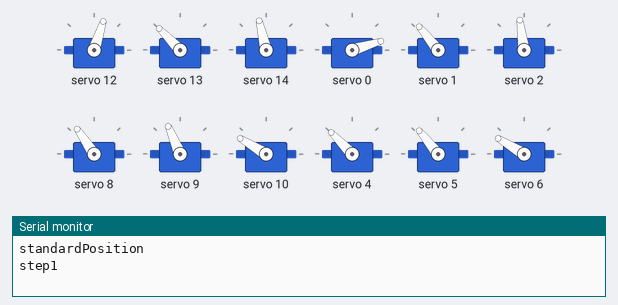
A sketch run on a simulated Arduino Uno, built with avr-gcc and run on an emulated ATmega328P. On the bench: 12 × servo, the last lines printed to the serial monitor.

Above: at 0.55 s.
At 1.55 s:
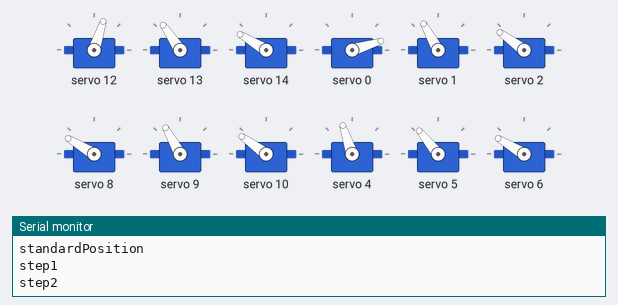
At 2.55 s:
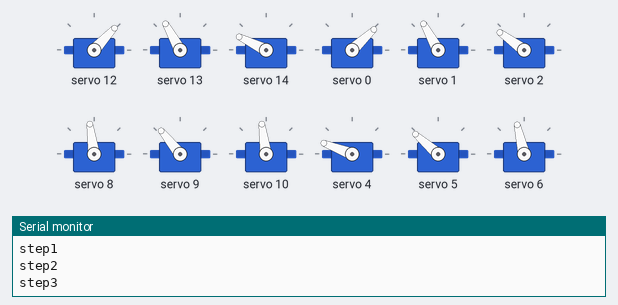
At 3.55 s:
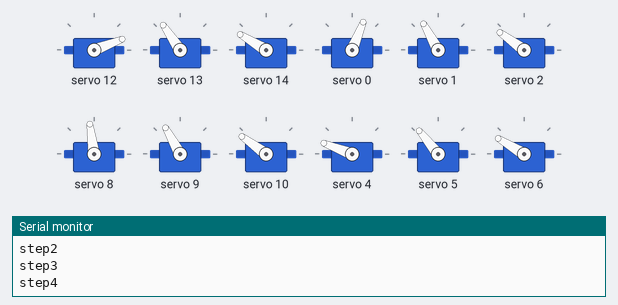
At 4.6 s:
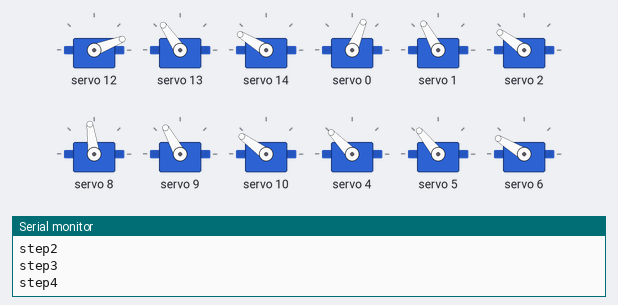
Timing chart, 0 to 5.9 s (numbered marks = the images above):
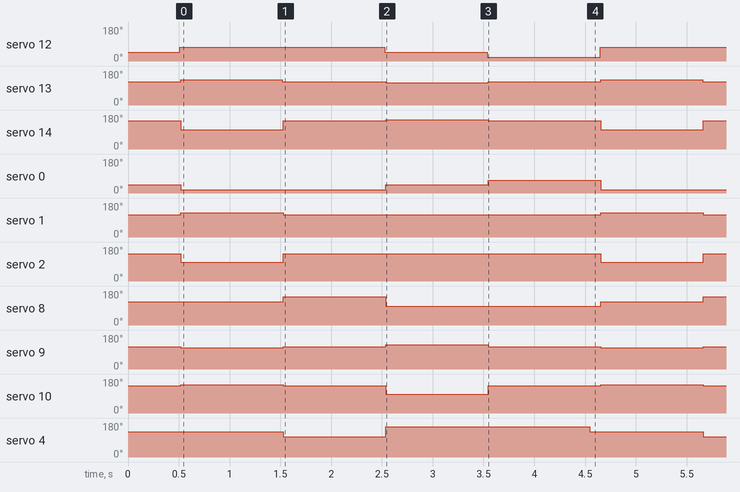

The sketch:

main.ino
```cpp
#include <Wire.h>
#include <Adafruit_PWMServoDriver.h>

Adafruit_PWMServoDriver pwm = Adafruit_PWMServoDriver(0x40);


const int ECHO_PIN_RIGHT = 2;
const int TRIG_PIN_RIGHT = 3;
const int ECHO_PIN_LEFT = 4;
const int TRIG_PIN_LEFT = 5;

const int SERVO_1 = 1;
const int SERVO_2 = 2;
const int SERVO_3 = 3;

typedef struct {
  int pin;
  int error;
  int number;
} servoSetting;

typedef struct {
  servoSetting servo1;
  servoSetting servo2;
  servoSetting servo3;
} legSetting;

typedef struct {
  int servo1;
  int servo2;
  int servo3;
} legAngle;

const legSetting FOWARD_RIGHT_LEG = {
  // pin番号, 誤差
  { 12, 0, SERVO_1},
  { 13, 5, SERVO_2},
  { 14, 0, SERVO_3}
};

const legSetting FOWARD_LEFT_LEG = {
  { 8, -5, SERVO_1},
  { 9, 0, SERVO_2},
  { 10, -5, SERVO_3}
};
const legSetting BACK_RIGHT_LEG = {
  { 4, 5, SERVO_1},
  { 5, 10, SERVO_2},
  { 6, 0, SERVO_3}
};
const legSetting BACK_LEFT_LEG = {
  { 0, -4, SERVO_1},
  { 1, 0, SERVO_2},
  { 2, -5, SERVO_3}
};

int ADJUSTMENT_SERVO_1_ANGLE;
legAngle STANDARD_LEG_ANGLE;

enum ActionType {
 GOAL_KEEPING,
 STAIRS_CLIMBING,
 PERFORMANCE,
 TEST
};

const ActionType SELECT_ACTION = STAIRS_CLIMBING;

void setup() {
  pinMode(ECHO_PIN_RIGHT, INPUT);
  pinMode(TRIG_PIN_RIGHT, OUTPUT);
  pinMode(ECHO_PIN_LEFT, INPUT);
  pinMode(TRIG_PIN_LEFT, OUTPUT);
  pwm.begin();
  pwm.setPWMFreq(50);
  Serial.begin(9600);

  setInitialPosition(SELECT_ACTION);
  standardPosition();
  delay(500);
}

void loop() {
 switch(SELECT_ACTION) {
  case STAIRS_CLIMBING:
    runStairsClimbing();
    break;
  case GOAL_KEEPING:
    runGoalKeeping();
    break;
  case PERFORMANCE:
    runPerformance();
    break;
  case TEST:
    runtest();
  default:
    break;
 }
}


void standardPosition(){
  Serial.println("standardPosition");
  setLegAngle(FOWARD_RIGHT_LEG, {0, 0, 0});
  setLegAngle(BACK_LEFT_LEG, {0, 0, 0});
  setLegAngle(FOWARD_LEFT_LEG, {0, 0, 0});
  setLegAngle(BACK_RIGHT_LEG, {0, 0, 0});
}

void runtest() {
  setInitialPosition(SELECT_ACTION);

  standardPosition();

  // testOneServoAngle();
}

void testOneLegAngle(){
  setLegAngle(FOWARD_RIGHT_LEG, {0, 0, 0});
  delay(1000);

  setLegAngle(FOWARD_RIGHT_LEG, {30, -20, -20});
  delay(1000);
}

void testOneServoAngle(){
  setServo2Angle(0);
  setServo3Angle(0);
  delay(1000);

  setServo2Angle(30);
  setServo3Angle(-30);
  delay(1000);
}

void setInitialPosition(ActionType initial_position) {
  switch(initial_position) {
  case STAIRS_CLIMBING:
    STANDARD_LEG_ANGLE = {90, 120, 150};
    ADJUSTMENT_SERVO_1_ANGLE = 40;
    break;
  case GOAL_KEEPING:
  case PERFORMANCE:
    STANDARD_LEG_ANGLE = {90, 150, 90};
    ADJUSTMENT_SERVO_1_ANGLE = 0;
    break;
  case TEST:
    STANDARD_LEG_ANGLE = {90, 150, 90};
    ADJUSTMENT_SERVO_1_ANGLE = 0;
    break;
  default:
    break;
  }
}


void setLegAngle(const legSetting& one_leg, const legAngle& leg_angle) {
  setServoAngle(one_leg.servo1, leg_angle.servo1);
  setServoAngle(one_leg.servo2, leg_angle.servo2);
  setServoAngle(one_leg.servo3, leg_angle.servo3);
}

void setServo1Angle(const int set_angle){
  setServoAngle(FOWARD_RIGHT_LEG.servo1, set_angle);
  setServoAngle(FOWARD_LEFT_LEG.servo1, set_angle);
  setServoAngle(BACK_RIGHT_LEG.servo1, set_angle);
  setServoAngle(BACK_LEFT_LEG.servo1, set_angle);
}

void setServo2Angle(const int set_angle){
  setServoAngle(FOWARD_RIGHT_LEG.servo2, set_angle);
  setServoAngle(FOWARD_LEFT_LEG.servo2, set_angle);
  setServoAngle(BACK_RIGHT_LEG.servo2, set_angle);
  setServoAngle(BACK_LEFT_LEG.servo2, set_angle);
}

void setServo3Angle(const int set_angle){
  setServoAngle(FOWARD_RIGHT_LEG.servo3, set_angle);
  setServoAngle(FOWARD_LEFT_LEG.servo3, set_angle);
  setServoAngle(BACK_RIGHT_LEG.servo3, set_angle);
  setServoAngle(BACK_LEFT_LEG.servo3, set_angle);
}

void setServoAngle(const servoSetting& one_servo, int set_angle) {
  int adjusted_angle;

  if (one_servo.number == SERVO_1){
    adjusted_angle = getAdjustServo_1Angle(one_servo, set_angle) + one_servo.error;
  } else if (one_servo.number == SERVO_2){
    adjusted_angle = STANDARD_LEG_ANGLE.servo2 - set_angle + one_servo.error;
  } else if (one_servo.number == SERVO_3){
    adjusted_angle = STANDARD_LEG_ANGLE.servo3 + set_angle + one_servo.error;
  } else {
    Serial.print("Not define servo number");
    delay(100);
    exit(1);
  }

  checkAngleRange(one_servo, adjusted_angle);

  writeServo(one_servo, adjusted_angle);
}

int getAdjustServo_1Angle(const servoSetting& one_servo, int set_angle){
  int adjust_angle;

  if (FOWARD_RIGHT_LEG.servo1.pin == one_servo.pin){
    adjust_angle = set_angle - ADJUSTMENT_SERVO_1_ANGLE;
  } else if(FOWARD_LEFT_LEG.servo1.pin == one_servo.pin){
    adjust_angle = -set_angle + ADJUSTMENT_SERVO_1_ANGLE;
  } else if(BACK_RIGHT_LEG.servo1.pin == one_servo.pin){
    adjust_angle = set_angle + ADJUSTMENT_SERVO_1_ANGLE;
  } else if(BACK_LEFT_LEG.servo1.pin == one_servo.pin){
    adjust_angle = -set_angle - ADJUSTMENT_SERVO_1_ANGLE;
  }

  return adjust_angle + STANDARD_LEG_ANGLE.servo1;
}

void checkAngleRange(const servoSetting& one_servo, const int adjusted_angle) {
  const int MIN_ANGLE = 10;
  const int MAX_ANGLE = 170;

  if (adjusted_angle < MIN_ANGLE || MAX_ANGLE < adjusted_angle){
    Serial.print("pin number : ");
    Serial.println(one_servo.pin);
    Serial.print("servo number : ");
    Serial.println(one_servo.number);
    Serial.print("adjusted angle is out of range : ");
    Serial.println(adjusted_angle);
    delay(100);
    exit(1);
  }
}

void writeServo(const servoSetting& one_servo, const int angle){
  const int SERVO_MIN = 500;
  const int SERVO_MAX = 2400;

  int wirte_angle = map(angle, 0, 180, SERVO_MIN, SERVO_MAX);
  pwm.writeMicroseconds(one_servo.pin, wirte_angle);
}
```

GoalKeeping.ino
```cpp
double distanceFromSensor(int echo_pin, int trig_pin);
double durationToCm(double duration);
void displayDistance(double distance_from_sensor);

void runGoalKeeping() {

  const int EXPECT_DISTANCE = 20; //the expect distance
  const legAngle DEFENT_LEG_ANGLE = {0, 30, 0};

  double distance_from_right_sensor = distanceFromSensor(ECHO_PIN_RIGHT, TRIG_PIN_RIGHT);
  double distance_from_left_sensor = distanceFromSensor(ECHO_PIN_LEFT, TRIG_PIN_LEFT);


  if (distance_from_left_sensor > EXPECT_DISTANCE && distance_from_right_sensor < EXPECT_DISTANCE) {
    setLegAngle(FOWARD_RIGHT_LEG, DEFENT_LEG_ANGLE);
    Serial.println("right");
  } else if (distance_from_left_sensor < EXPECT_DISTANCE && distance_from_right_sensor > EXPECT_DISTANCE) {
    setLegAngle(BACK_LEFT_LEG, DEFENT_LEG_ANGLE);
    Serial.println("left");
  } else {
    Serial.println("strike");
  }
}

double distanceFromSensor(int echo_pin, int trig_pin) {
  digitalWrite(trig_pin, LOW);
  delayMicroseconds(2);
  digitalWrite(trig_pin, HIGH);  //超音波を出力
  delayMicroseconds(10);
  digitalWrite(trig_pin, LOW);
  double duration = pulseIn(echo_pin, HIGH); //タイムアウト時は0を返す．

  double distance_from_sensor = durationToCm(duration);
  displayDistance(distance_from_sensor);

  return distance_from_sensor;
}

// TODO 要動作確認
double durationToCm(double duration) {
  double half_duration = duration / 2;                 // 往復距離を半分にする
  const int SOUND_SPEED = 340; // 音速を340m/sに設定
  const int M_TO_CM = 100;
  const int SECONDS_TO_MICROSECONDS = 1000000;

  double distance_in_cm = (half_duration / SECONDS_TO_MICROSECONDS) * double(SOUND_SPEED * M_TO_CM);
  return distance_in_cm;
}

void displayDistance(double distance_from_sensor){
  Serial.print("distance:");
  Serial.print(distance_from_sensor);
  Serial.println(" cm");
}
```

Perfomance.ino
```cpp
void roll(const legSetting& one_leg);

void runPerformance() {

  standardPosition();
  delay(1000);

  roll(FOWARD_RIGHT_LEG);
  delay(1000);

  roll(BACK_LEFT_LEG);
  delay(1000);

  roll(FOWARD_LEFT_LEG);
  delay(1000);

  roll(BACK_RIGHT_LEG);
  delay(1000);
}

void roll(const legSetting& one_leg){
  const legAngle ROLL_LEG_ANGLE = {10, 15, -15};
  setLegAngle(one_leg, ROLL_LEG_ANGLE);
  delay(1000);
  setLegAngle(one_leg, {0,0,0});
}
```

StairsClimbing.ino
```cpp
void runWalk();
void step1();
void step2();
void step3();
void step4();


void runStairsClimbing() {
  runWalk();
}

void runWalk() {
  step1();
  delay(1000);
  step2();
  delay(1000);

  step3();
  delay(1000);

  step4();
  delay(1000);

  step5();
  delay(100);
}


void step1() {
  Serial.println("step1");
  const legAngle SUPPORT_FOWRARD_LEG_ANGLE = { 0, 5, 5 };
  const legAngle SUPPORT_BACK_LEG_ANGLE = { 0, 0, 0 };
  const legAngle MOVE_LEG_ANGLE = { 25, -10, -45 };
  setLegAngle(FOWARD_RIGHT_LEG, MOVE_LEG_ANGLE);
  setLegAngle(BACK_LEFT_LEG, MOVE_LEG_ANGLE);
  setLegAngle(FOWARD_LEFT_LEG, SUPPORT_FOWRARD_LEG_ANGLE);
  setLegAngle(BACK_RIGHT_LEG, SUPPORT_BACK_LEG_ANGLE);
}

void step2() {
  Serial.println("step2");
  const legAngle SUPPORT_LEG_ANGLE = { -25, 0, 0 };
  const legAngle MOVE_LEG_ANGLE = { 25, 0, 0 };
  setLegAngle(FOWARD_RIGHT_LEG, MOVE_LEG_ANGLE);
  setLegAngle(BACK_LEFT_LEG, MOVE_LEG_ANGLE);
  setLegAngle(FOWARD_LEFT_LEG, SUPPORT_LEG_ANGLE);
  setLegAngle(BACK_RIGHT_LEG, SUPPORT_LEG_ANGLE);
}

void step3() {
  Serial.println("step3");
  const legAngle SUPPORT_FOWRARD_LEG_ANGLE = { 0, 5, 5 };
  const legAngle SUPPORT_BACK_LEG_ANGLE = { 0, 0, 0 };
  const legAngle MOVE_LEG_ANGLE = { 25, -10, -45 };
  setLegAngle(FOWARD_RIGHT_LEG, SUPPORT_FOWRARD_LEG_ANGLE);
  setLegAngle(BACK_LEFT_LEG, SUPPORT_BACK_LEG_ANGLE);
  setLegAngle(FOWARD_LEFT_LEG, MOVE_LEG_ANGLE);
  setLegAngle(BACK_RIGHT_LEG, MOVE_LEG_ANGLE);
}

void step4() {
  Serial.println("step4");
  const legAngle SUPPORT_LEG_ANGLE = { -25, 0, 0 };
  const legAngle MOVE_LEG_ANGLE = { 25, 0, 0 };
  setLegAngle(FOWARD_RIGHT_LEG, SUPPORT_LEG_ANGLE);
  setLegAngle(BACK_LEFT_LEG, SUPPORT_LEG_ANGLE);
  setLegAngle(FOWARD_LEFT_LEG, MOVE_LEG_ANGLE);
  setLegAngle(BACK_RIGHT_LEG, MOVE_LEG_ANGLE);
}

void step5(){
  setLegAngle(BACK_RIGHT_LEG, {0, 0, 0});
}
```

Measured:
- by itself, servo 12: repeats every 4.1 s: 47° 1.0 s, 21° 1.1 s, 72° 2.0 s
- by itself, servo 13: repeats every 4.1 s: 124° 1.0 s, 119° 1.0 s, 124° 1.1 s, 134° 1.0 s
- by itself, servo 14: repeats every 4.1 s: 149° 1.0 s, 154° 1.0 s, 149° 1.1 s, 103° 1.0 s
- by itself, servo 0: repeats every 4.1 s: 43° 1.0 s, 68° 1.1 s, 17° 2.0 s
- by itself, servo 1: alternates 129° for 1.0 s and 119° for 3.1 s
- by itself, servo 2: alternates 144° for 3.1 s and 98° for 1.0 s
- by itself, servo 8: repeats every 4.1 s: 98° 2.1 s, 124° 1.0 s, 149° 1.0 s
- by itself, servo 9: repeats every 4.1 s: 119° 1.0 s, 129° 1.0 s, 119° 1.1 s, 113° 1.0 s
